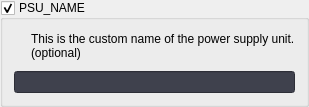
    <widget class="QGroupBox" name="uPsuNameBox">
     <property name="focusPolicy">
      <enum>Qt::StrongFocus</enum>
     </property>
     <property name="title">
      <string>PSU_NAME</string>
     </property>
     <property name="checkable">
      <bool>true</bool>
     </property>
     <property name="checked">
      <bool>true</bool>
     </property>
     <layout class="QGridLayout" name="gridLayout_13">
      <property name="spacing">
       <number>10</number>
      </property>
      <item row="1" column="1">
       <widget class="QLabel" name="label">
        <property name="minimumSize">
         <size>
          <width>0</width>
          <height>30</height>
         </size>
        </property>
        <property name="text">
         <string>This is the custom name of the power supply unit. (optional)</string>
        </property>
        <property name="wordWrap">
         <bool>true</bool>
        </property>
       </widget>
      </item>
      <item row="1" column="0">
       <widget class="QLabel" name="label_2">
        <property name="sizePolicy">
         <sizepolicy hsizetype="Fixed" vsizetype="Fixed">
          <horstretch>0</horstretch>
          <verstretch>0</verstretch>
         </sizepolicy>
        </property>
        <property name="minimumSize">
         <size>
          <width>0</width>
          <height>30</height>
         </size>
        </property>
        <property name="text">
         <string/>
        </property>
        <property name="pixmap">
         <pixmap resource="../resources/resources.qrc">:/info_FILL0_wght100_GRAD0_opsz20.svg</pixmap>
        </property>
       </widget>
      </item>
      <item row="2" column="0" colspan="2">
       <widget class="QLineEdit" name="uPsuNameEdit">
        <property name="palette">
         <palette>
          <active>
           <colorrole role="WindowText">
            <brush brushstyle="SolidPattern">
             <color alpha="255">
              <red>255</red>
              <green>255</green>
              <blue>255</blue>
             </color>
            </brush>
           </colorrole>
           <colorrole role="Button">
            <brush brushstyle="SolidPattern">
             <color alpha="255">
              <red>63</red>
              <green>65</green>
              <blue>77</blue>
             </color>
            </brush>
           </colorrole>
           <colorrole role="Text">
            <brush brushstyle="SolidPattern">
             <color alpha="255">
              <red>255</red>
              <green>255</green>
              <blue>255</blue>
             </color>
            </brush>
           </colorrole>
           <colorrole role="ButtonText">
            <brush brushstyle="SolidPattern">
             <color alpha="255">
              <red>255</red>
              <green>255</green>
              <blue>255</blue>
             </color>
            </brush>
           </colorrole>
           <colorrole role="Base">
            <brush brushstyle="SolidPattern">
             <color alpha="255">
              <red>63</red>
              <green>65</green>
              <blue>77</blue>
             </color>
            </brush>
           </colorrole>
           <colorrole role="Window">
            <brush brushstyle="SolidPattern">
             <color alpha="255">
              <red>63</red>
              <green>65</green>
              <blue>77</blue>
             </color>
            </brush>
           </colorrole>
           <colorrole role="PlaceholderText">
            <brush brushstyle="SolidPattern">
             <color alpha="255">
              <red>255</red>
              <green>255</green>
              <blue>255</blue>
             </color>
            </brush>
           </colorrole>
          </active>
          <inactive>
           <colorrole role="WindowText">
            <brush brushstyle="SolidPattern">
             <color alpha="255">
              <red>255</red>
              <green>255</green>
              <blue>255</blue>
             </color>
            </brush>
           </colorrole>
           <colorrole role="Button">
            <brush brushstyle="SolidPattern">
             <color alpha="255">
              <red>63</red>
              <green>65</green>
              <blue>77</blue>
             </color>
            </brush>
           </colorrole>
           <colorrole role="Text">
            <brush brushstyle="SolidPattern">
             <color alpha="255">
              <red>255</red>
              <green>255</green>
              <blue>255</blue>
             </color>
            </brush>
           </colorrole>
           <colorrole role="ButtonText">
            <brush brushstyle="SolidPattern">
             <color alpha="255">
              <red>255</red>
              <green>255</green>
              <blue>255</blue>
             </color>
            </brush>
           </colorrole>
           <colorrole role="Base">
            <brush brushstyle="SolidPattern">
             <color alpha="255">
              <red>63</red>
              <green>65</green>
              <blue>77</blue>
             </color>
            </brush>
           </colorrole>
           <colorrole role="Window">
            <brush brushstyle="SolidPattern">
             <color alpha="255">
              <red>63</red>
              <green>65</green>
              <blue>77</blue>
             </color>
            </brush>
           </colorrole>
           <colorrole role="PlaceholderText">
            <brush brushstyle="SolidPattern">
             <color alpha="255">
              <red>255</red>
              <green>255</green>
              <blue>255</blue>
             </color>
            </brush>
           </colorrole>
          </inactive>
          <disabled>
           <colorrole role="WindowText">
            <brush brushstyle="SolidPattern">
             <color alpha="255">
              <red>180</red>
              <green>180</green>
              <blue>180</blue>
             </color>
            </brush>
           </colorrole>
           <colorrole role="Button">
            <brush brushstyle="SolidPattern">
             <color alpha="255">
              <red>34</red>
              <green>35</green>
              <blue>40</blue>
             </color>
            </brush>
           </colorrole>
           <colorrole role="Text">
            <brush brushstyle="SolidPattern">
             <color alpha="255">
              <red>180</red>
              <green>180</green>
              <blue>180</blue>
             </color>
            </brush>
           </colorrole>
           <colorrole role="ButtonText">
            <brush brushstyle="SolidPattern">
             <color alpha="255">
              <red>180</red>
              <green>180</green>
              <blue>180</blue>
             </color>
            </brush>
           </colorrole>
           <colorrole role="Base">
            <brush brushstyle="SolidPattern">
             <color alpha="255">
              <red>34</red>
              <green>35</green>
              <blue>40</blue>
             </color>
            </brush>
           </colorrole>
           <colorrole role="Window">
            <brush brushstyle="SolidPattern">
             <color alpha="255">
              <red>34</red>
              <green>35</green>
              <blue>40</blue>
             </color>
            </brush>
           </colorrole>
           <colorrole role="PlaceholderText">
            <brush brushstyle="SolidPattern">
             <color alpha="255">
              <red>180</red>
              <green>180</green>
              <blue>180</blue>
             </color>
            </brush>
           </colorrole>
          </disabled>
         </palette>
        </property>
       </widget>
      </item>
     </layout>
    </widget>
